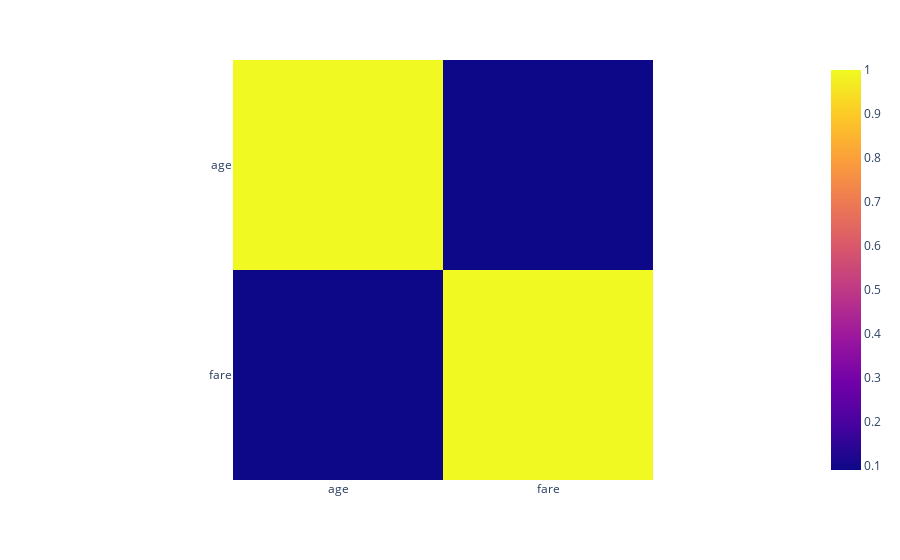

Here is the notebook cell this chart was saved with:
### Code cell
fig=px.imshow(df[['age','fare']].corr())
fig.show()

### Figure 1 — Plotly figure (JSON) as saved in the notebook; plotly's stock layout.template omitted (floating-point values rounded to 4 significant figures)
{"data": [{"coloraxis": "coloraxis", "hovertemplate": "x: %{x}<br>y: %{y}<br>color: %{z}<extra></extra>", "name": "0", "type": "heatmap", "x": ["age", "fare"], "xaxis": "x", "y": ["age", "fare"], "yaxis": "y", "z": [[1.0, 0.09157], [0.09157, 1.0]]}], "layout": {"coloraxis": {"colorscale": [[0, "#0d0887"], [0.1111, "#46039f"], [0.2222, "#7201a8"], [0.3333, "#9c179e"], [0.4444, "#bd3786"], [0.5556, "#d8576b"], [0.6667, "#ed7953"], [0.7778, "#fb9f3a"], [0.8889, "#fdca26"], [1, "#f0f921"]]}, "margin": {"t": 60}, "xaxis": {"anchor": "y", "constrain": "domain", "domain": [0, 1], "scaleanchor": "y"}, "yaxis": {"anchor": "x", "autorange": "reversed", "constrain": "domain", "domain": [0, 1]}}}
